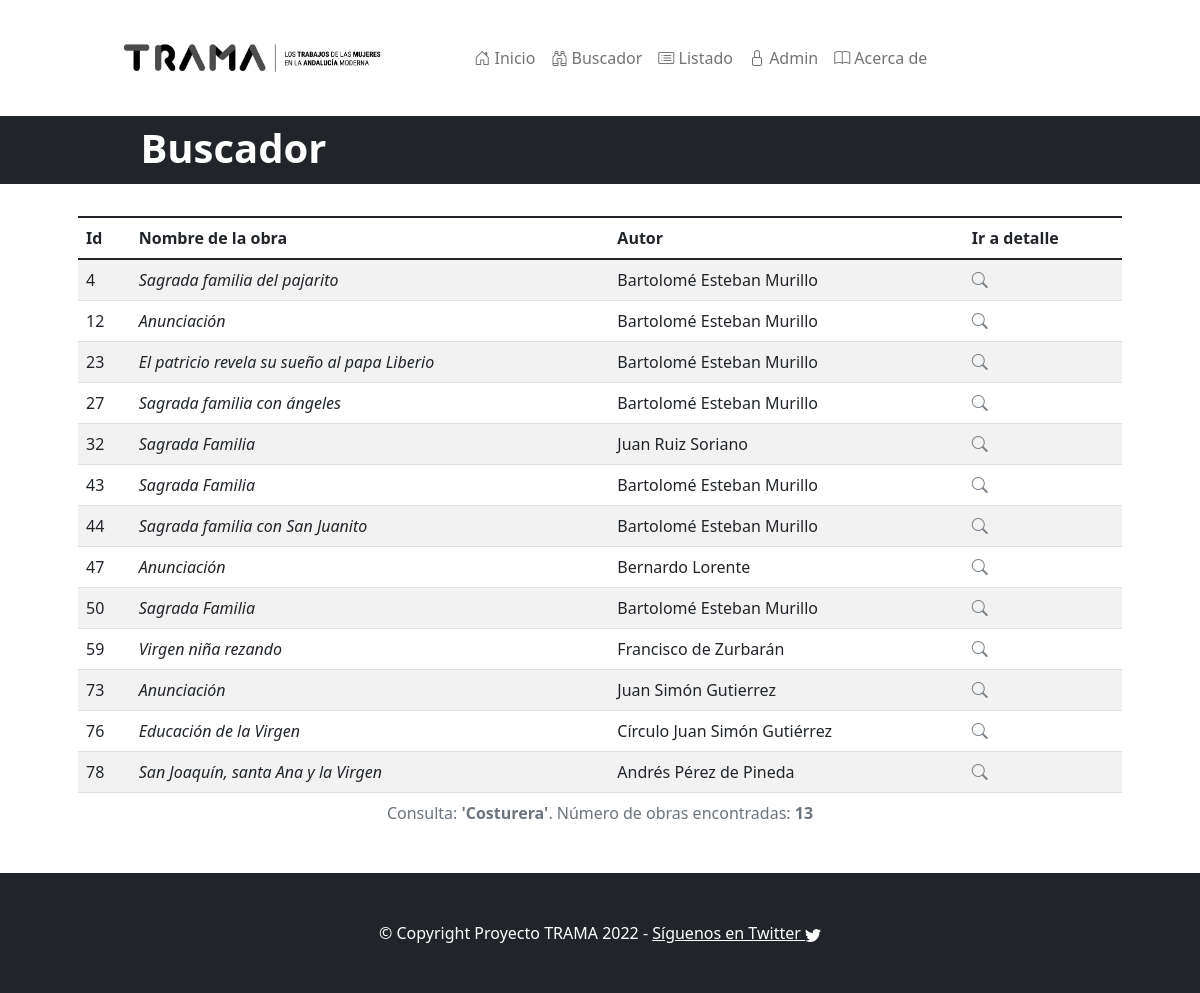
The app's page /trama/search_result/?query=Costurera with its own data.
### trama/models.py (models this page shows, shortened)
class TrabajoRepresentado(models.Model):
    nombre_trabajo = models.CharField(
        max_length=256,
        blank=False,
        null=False,
        help_text="Nombre de la profesión representada (hilandera, curandera,...)")

class Obra(models.Model):
    nombre_obra = models.CharField(
        max_length=256,
        blank=False,
        null=False,
        help_text="Nombre completo de la obra")
    autor = models.CharField(max_length=256,
        blank=False,
        null=False,
        help_text="Autor de la obra")
    anno = models.CharField("Año o época aproximada de la obra",
        max_length=64,
        blank=False,
        null=False,
        help_text="Año (exacto o aproximado) de creación de la obra")
    ubicacion = models.CharField("Ubicación",
        max_length=128,
        blank=False,
        null=False,
        help_text="Ubicación de la obra (museo, colección particular...)")
    iconografia = models.CharField("Iconografía",
        max_length=128,
        blank=False,
        null=False,
        help_text="Breve descripción de la iconografía representada")
    descripcion = models.TextField("Descripción",
        blank=False,
        null=False,
        help_text="Descripción de la obra en texto libre")
    url_externa = models.CharField(max_length=512,
        blank=True,
        null=True,
        help_text="URL con contexto")
    url_imagen = models.CharField(max_length=512,
        blank=True,
        null=True,
        help_text="URL externa del archivo de imagen (si la hay)")
    estilo = models.ForeignKey(
        Estilo,
        blank=False,
        null=False,
        on_delete=models.CASCADE)
    tipo_de_obra = models.ForeignKey(
        TipoDeObra,
        blank=False,
        null=False,
        on_delete=models.CASCADE)
    trabajo_representado = models.ManyToManyField(
        TrabajoRepresentado,
        blank=False)

### trama/views.py (the view)
def search_result(request):
    if request.method == "GET":
        query_text = request.GET.get("query", "")
        buscador = Buscador(query_text=query_text)
        query_results = buscador.get()
        return render(request, "search.html",
                      {"query": query_text,
                       "query_result": query_results})

### trama/utils/buscador.py (called while the page is built)
    def get(self) -> QuerySet:
        query_tokens = self._query_text.lower().split()
        query_result = None
        for token in query_tokens:
            matching_obras = Obra.objects.filter(
                Q(nombre_obra__icontains=token) |
                Q(descripcion__icontains=token) |
                Q(trabajo_representado__nombre_trabajo__icontains=token)
            ).distinct()
            if query_result is None:
                query_result = matching_obras
            else:
                query_result = query_result.union(matching_obras)
        return query_result.order_by('id')

### trama/templates/search.html (shortened to what this page needs)
{% extends "base.html" %}
{% block texto_barra %}Buscador{% endblock %}
{% block content %}
  {%if query %}
    <table class="table table-striped">
      <caption class="text-center">Consulta: <strong>'{{query}}'</strong>.
        Número de obras encontradas:  <strong>{{query_result.count}}</strong></caption>
        <thead>
          <tr>
            <th>Id</th>
            <th>Nombre de la obra</th>
            <th>Autor</th>
            <th>Ir a detalle</th>
          </tr>
        </thead>
        <tbody>
          {% for obra in query_result.all %}
      <tr>
        <td>{{obra.id}}</td>
        <td><em>{{obra.nombre_obra}}</em></td>
        <td>{{obra.autor}}</td>
        <td><a href="{% url 'detalle_obra' obra.pk %}" alt="Mostrar detalle"><i class="bi bi-search"></i></a></td>
      </tr>
    {% endfor %}</tbody>
    </table>
  {% endif %}
{% endblock %}

### records on screen
TrabajoRepresentado: nombre_trabajo "Costurera"
Obra: id "4", nombre_obra "Sagrada familia del pajarito", autor "Bartolomé Esteban Murillo"
Obra: id "12", nombre_obra "Anunciación", autor "Bartolomé Esteban Murillo"
Obra: id "23", nombre_obra "El patricio revela su sueño al papa Liberio", autor "Bartolomé Esteban Murillo"
Obra: id "27", nombre_obra "Sagrada familia con ángeles", autor "Bartolomé Esteban Murillo"
Obra: id "32", nombre_obra "Sagrada Familia", autor "Juan Ruiz Soriano"
Obra: id "43", nombre_obra "Sagrada Familia", autor "Bartolomé Esteban Murillo"
Obra: id "44", nombre_obra "Sagrada familia con San Juanito", autor "Bartolomé Esteban Murillo"
Obra: id "47", nombre_obra "Anunciación", autor "Bernardo Lorente"
Obra: id "50", nombre_obra "Sagrada Familia", autor "Bartolomé Esteban Murillo"
Obra: id "59", nombre_obra "Virgen niña rezando", autor "Francisco de Zurbarán"
Obra: id "73", nombre_obra "Anunciación", autor "Juan Simón Gutierrez"
Obra: id "76", nombre_obra "Educación de la Virgen", autor "Círculo Juan Simón Gutiérrez"
Obra: id "78", nombre_obra "San Joaquín, santa Ana y la Virgen", autor "Andrés Pérez de Pineda"

### other values on screen
{{ query_result.count }} "13"
